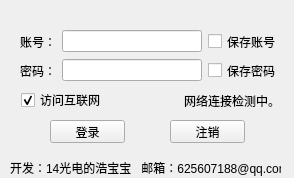
<?xml version="1.0" encoding="UTF-8"?>
<ui version="4.0">
 <class>MainWindow</class>
 <widget class="QMainWindow" name="MainWindow">
  <property name="geometry">
   <rect>
    <x>0</x>
    <y>0</y>
    <width>294</width>
    <height>178</height>
   </rect>
  </property>
  <property name="windowTitle">
   <string>CJLU内网有线登录 V1.1.0</string>
  </property>
  <widget class="QWidget" name="centralWidget">
   <widget class="QPushButton" name="pushButton_login">
    <property name="enabled">
     <bool>true</bool>
    </property>
    <property name="geometry">
     <rect>
      <x>50</x>
      <y>120</y>
      <width>75</width>
      <height>23</height>
     </rect>
    </property>
    <property name="text">
     <string>登录</string>
    </property>
   </widget>
   <widget class="QPushButton" name="pushButton_logout">
    <property name="geometry">
     <rect>
      <x>170</x>
      <y>120</y>
      <width>75</width>
      <height>23</height>
     </rect>
    </property>
    <property name="text">
     <string>注销</string>
    </property>
   </widget>
   <widget class="QWidget" name="layoutWidget">
    <property name="geometry">
     <rect>
      <x>20</x>
      <y>30</y>
      <width>268</width>
      <height>52</height>
     </rect>
    </property>
    <layout class="QVBoxLayout" name="verticalLayout">
     <item>
      <layout class="QHBoxLayout" name="horizontalLayout">
       <item>
        <widget class="QLabel" name="label_account">
         <property name="text">
          <string>账号：</string>
         </property>
        </widget>
       </item>
       <item>
        <widget class="QLineEdit" name="lineEdit_account">
         <property name="text">
          <string/>
         </property>
        </widget>
       </item>
       <item>
        <widget class="QCheckBox" name="checkBox_account">
         <property name="text">
          <string>保存账号  </string>
         </property>
        </widget>
       </item>
      </layout>
     </item>
     <item>
      <layout class="QHBoxLayout" name="horizontalLayout_2">
       <item>
        <widget class="QLabel" name="label_password">
         <property name="text">
          <string>密码：</string>
         </property>
        </widget>
       </item>
       <item>
        <widget class="QLineEdit" name="lineEdit_password">
         <property name="echoMode">
          <enum>QLineEdit::Password</enum>
         </property>
        </widget>
       </item>
       <item>
        <widget class="QCheckBox" name="checkBox_password">
         <property name="text">
          <string>保存密码  </string>
         </property>
         <property name="checked">
          <bool>false</bool>
         </property>
        </widget>
       </item>
      </layout>
     </item>
    </layout>
   </widget>
   <widget class="QLabel" name="label_status">
    <property name="geometry">
     <rect>
      <x>119</x>
      <y>92</y>
      <width>161</width>
      <height>16</height>
     </rect>
    </property>
    <property name="text">
     <string>&lt;html&gt;&lt;head/&gt;&lt;body&gt;&lt;p align=&quot;right&quot;&gt;网络连接检测中。&lt;/p&gt;&lt;/body&gt;&lt;/html&gt;</string>
    </property>
   </widget>
   <widget class="QCheckBox" name="checkBox_Internet">
    <property name="geometry">
     <rect>
      <x>21</x>
      <y>92</y>
      <width>81</width>
      <height>16</height>
     </rect>
    </property>
    <property name="text">
     <string>访问互联网</string>
    </property>
    <property name="checked">
     <bool>true</bool>
    </property>
   </widget>
   <widget class="QLabel" name="label">
    <property name="geometry">
     <rect>
      <x>10</x>
      <y>160</y>
      <width>271</width>
      <height>16</height>
     </rect>
    </property>
    <property name="text">
     <string>开发：14光电的浩宝宝   邮箱：625607188@qq.com</string>
    </property>
   </widget>
  </widget>
 </widget>
 <resources/>
 <connections>
  <connection>
   <sender>pushButton_login</sender>
   <signal>clicked()</signal>
   <receiver>MainWindow</receiver>
   <slot>login()</slot>
   <hints>
    <hint type="sourcelabel">
     <x>76</x>
     <y>142</y>
    </hint>
    <hint type="destinationlabel">
     <x>106</x>
     <y>173</y>
    </hint>
   </hints>
  </connection>
  <connection>
   <sender>pushButton_logout</sender>
   <signal>clicked()</signal>
   <receiver>MainWindow</receiver>
   <slot>logout()</slot>
   <hints>
    <hint type="sourcelabel">
     <x>217</x>
     <y>140</y>
    </hint>
    <hint type="destinationlabel">
     <x>215</x>
     <y>173</y>
    </hint>
   </hints>
  </connection>
  <connection>
   <sender>checkBox_password</sender>
   <signal>clicked(bool)</signal>
   <receiver>checkBox_account</receiver>
   <slot>setChecked(bool)</slot>
   <hints>
    <hint type="sourcelabel">
     <x>244</x>
     <y>70</y>
    </hint>
    <hint type="destinationlabel">
     <x>260</x>
     <y>40</y>
    </hint>
   </hints>
  </connection>
 </connections>
 <slots>
  <slot>login()</slot>
  <slot>logout()</slot>
 </slots>
</ui>
